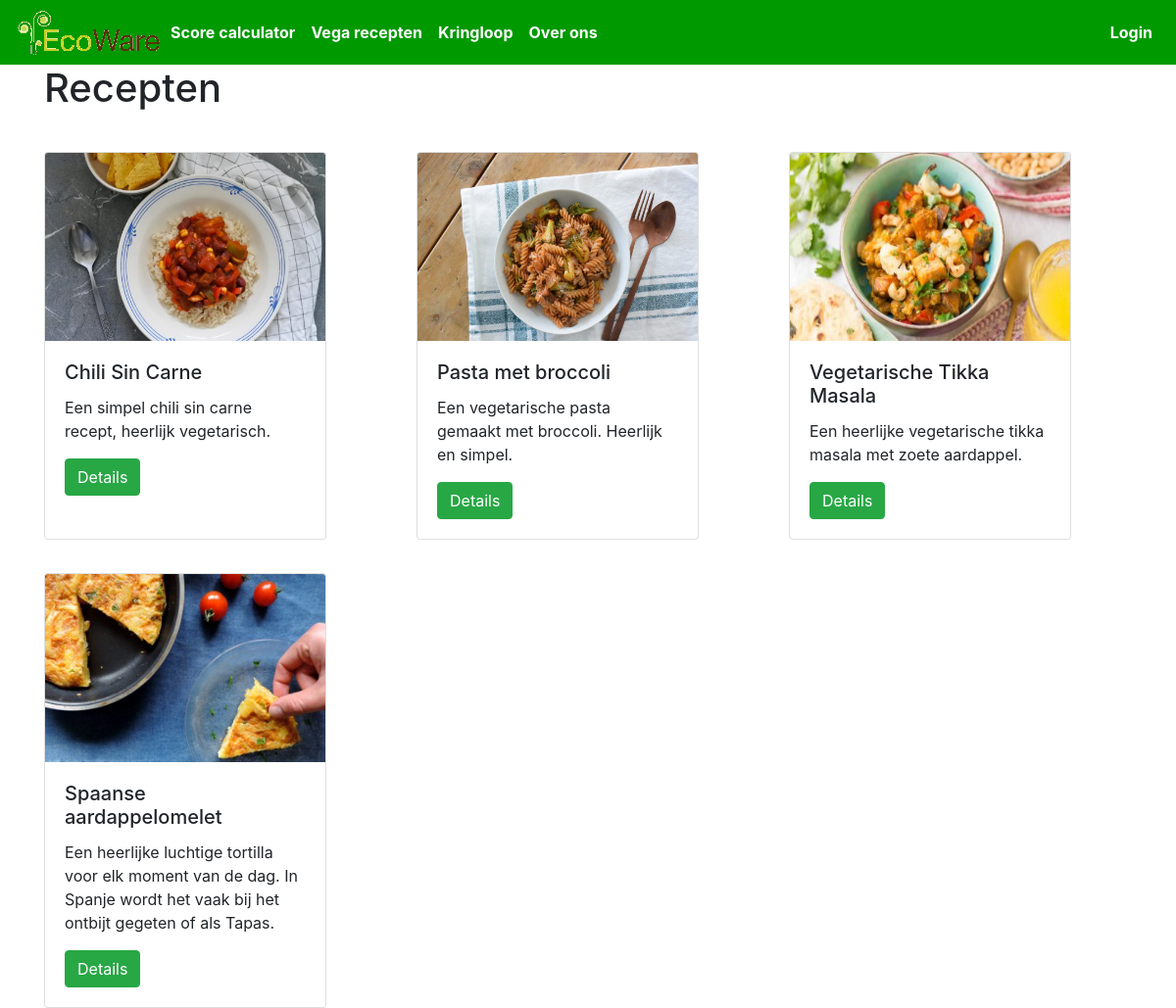
Screenshot of /code/index.php/recipes with the database file from the repository.
### tables this page shows
CREATE TABLE `recipes` (
  `id` int(11) NOT NULL AUTO_INCREMENT,
  `name` varchar(255) NOT NULL,
  `description` text NOT NULL,
  `requirements` text NOT NULL,
  `image` longtext NOT NULL,
  `recipe` text NOT NULL,
  `adder_id` int(11) NOT NULL,
  PRIMARY KEY (`id`)
);

### code/application/controllers/Recipes.php (called while the page is built, shortened)
<?php
class Recipes extends CI_Controller {
	public function index(){
		$data['recipes'] =  $this->recipe_model->getRecipes();
		$data['main_view'] = "recipes/index";
		$this->load->view('layouts/main', $data);
	}
}

### code/index.php (called while the page is built, shortened)
<?php
require_once BASEPATH.'core/CodeIgniter.php';

### code/application/models/Recipe_model.php (called while the page is built, shortened)
<?php
class Recipe_model extends CI_Model
{
	public function getRecipes()
	{
		$query = $this->db->get('recipes');
		return $query->result();
	}
}

### code/application/views/recipes/index.php (the view, shortened to what this page needs)
<div class="container">
	<h1>Recepten</h1>
	<?php if (count($recipes) > 0): ?>
	<?php $num = 0; ?>
	<?php for ($i = 0; $i < (count($recipes) - (count($recipes) % 3)) / 3; $i++): ?>
	<div class="row" style="padding-top: 3%">
		<div class="col-sm">
			<div class="card h-100" style="width: 18rem;" data-toggle="modal" data-target=<?php echo $recipes[$num]->id ?>>
				<img class="card-img-top" style="height: 12rem" src="recipeImages/<?php echo $recipes[$num]->image;?>" alt="Card image cap">
				<div class="card-body">
					<h5 class="card-title"><?php echo $recipes[$num]->name; ?></h5>
					<p class="card-text"><?php echo $recipes[$num]->description; ?></p>
					<button type="button" class="btn btn-success" data-toggle="modal" data-target="#id<?php echo $recipes[$num]->id; ?>">
						Details
					</button>
				</div>
			</div>
			<?php $num += 1; ?>
		</div>
		<div class="col-sm">
			<div class="card h-100" style="width: 18rem;">
				<img class="card-img-top" style="height: 12rem" src="recipeImages/<?php echo $recipes[$num]->image;?>" alt="Card image cap">
				<div class="card-body">
					<h5 class="card-title"><?php echo $recipes[$num]->name; ?></h5>
					<p class="card-text"><?php echo $recipes[$num]->description; ?></p>
					<button type="button" class="btn btn-success" data-toggle="modal" data-target="#id<?php echo $recipes[$num]->id; ?>">
						Details
					</button>
				</div>
			</div>
			<?php $num += 1; ?>
		</div>
		<div class="col-sm ">
			<div class="card h-100" style="width: 18rem;">
				<img class="card-img-top" style="height: 12rem" src="recipeImages/<?php echo $recipes[$num]->image; ?>" alt="Card image cap">
				<div class="card-body">
					<h5 class="card-title"><?php echo $recipes[$num]->name; ?></h5>
					<p class="card-text"><?php echo $recipes[$num]->description; ?></p>
					<button type="button" class="btn btn-success" data-toggle="modal" data-target="#id<?php echo $recipes[$num]->id; ?>">
						Details
					</button>
				</div>
			</div>
			<?php $num += 1; ?>
		</div>
	</div>
	<?php endfor; ?>
		<?php if ((count($recipes) % 3) != 0): ?>
			<div class="row" style="padding-top: 3%">
				<?php for ($i = $num; $i < count($recipes); $i++): ?>
					<div class="col-sm">
						<div class="card h-100" style="width: 18rem;">
							<img class="card-img-top" style="height: 12rem" src="recipeImages/<?php echo $recipes[$num]->image; ?>" alt="Card image cap">
							<div class="card-body">
								<h5 class="card-title"><?php echo $recipes[$num]->name; ?></h5>
								<p class="card-text"><?php echo $recipes[$num]->description; ?></p>
								<button type="button" class="btn btn-success" data-toggle="modal" data-target="#id<?php echo $recipes[$num]->id; ?>">
									Details
								</button>
							</div>
						</div>
						<?php $num += 1; ?>
					</div>
				<?php endfor; ?>
			</div>
		<?php endif; ?>
</div>
<?php endif; ?>

### code/application/views/layouts/main.php (shortened to what this page needs)
<!DOCTYPE html>
<html lang="en">
<head>
	<link rel="stylesheet" href="https://stackpath.bootstrapcdn.com/bootstrap/4.4.1/css/bootstrap.min.css">
	<link rel="stylesheet" href="application/views/layouts/assets/custom.css"/>
</head>
<body>
<nav class="navbar navbar-expand-lg navbar-dark " style="background-color: #009900">
	<a href="<?php echo base_url()?> "><img src="application/views/layouts/assets/logo.png"></a>
	<div class="collapse navbar-collapse" id="navbarSupportedContent">
		<ul class="navbar-nav">
			<li class="nav-item">
				<a class="nav-link" href="index.php?/scorecalculator" style="color: white; font-weight: bold">Score calculator</a>
			</li>
			<li class="nav-item">
				<a class="nav-link" href="index.php?/recipes" style="color: white; font-weight: bold">Vega recepten</a>
			</li>
			<li class="nav-item">
				<a class="nav-link" href="index.php?/thrift_store" style="color: white; font-weight: bold">Kringloop</a>
			</li>
			<li class="nav-item">
				<a class="nav-link" href="index.php?/about_us" style="color: white; font-weight: bold">Over ons</a>
			</li>
		</ul>
		<ul class="nav navbar-nav ml-auto">
			<?php if($this->session->userdata('logged_in')): ?>
			<li class="nav-item dropdown">
				<a class="nav-link dropdown-toggle" href="#" id="navbarDropdown" role="button" data-toggle="dropdown" aria-haspopup="true" aria-expanded="false" style="color:white; font-weight: bold" "><?php
					if ($this->session->userdata('username')){
						echo $this->session->userdata('username');
					}
					?>
				</a>
				<div class="dropdown-menu dropdown-menu-right" aria-labelledby="navbarDropdown">
					<a class="dropdown-item" href="index.php?/users/my_account">Wachtwoord veranderen</a>
					<a class="dropdown-item" href="index.php?/users/personal_advice">Persoonlijk advies</a>
					<a class="dropdown-item" href="index.php?/users/my_recipes">Mijn recepten</a>
					<a class="dropdown-item" href="index.php?/users/logout">Log uit</a>
				</div>
				<?php else: ?>
					<a class="nav-link" href="index.php?/users/loginp" style="color: white; font-weight: bold">Login</a>
				<?php endif; ?>
		</ul>
	</div>
</nav>
<?php $this->load->view($main_view); ?>
</body>
</html>

### rows the page displays
recipes: image (picture), name "Chili Sin Carne", description "Een simpel chili sin carne recept, heerlijk vegetarisch."
recipes: image (picture), name "Pasta met broccoli", description "Een vegetarische pasta gemaakt met broccoli. Heerlijk en simpel."
recipes: image (picture), name "Vegetarische Tikka Masala", description "Een heerlijke vegetarische tikka masala met zoete aardappel."
recipes: image (picture), name "Spaanse aardappelomelet", description "Een heerlijke luchtige tortilla voor elk moment van de dag. In Spanje wordt het vaak bij het ontbijt gegeten of als Tapas."
